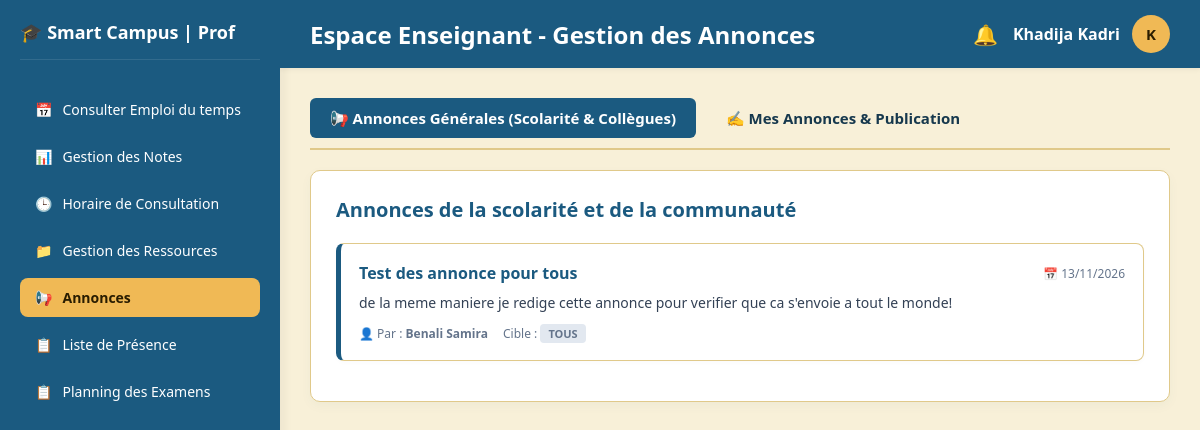
The app's page /prof_annonces.php (signed in) with its own data.
### tables this page shows
CREATE TABLE `annonce` (
  `id_Anm` int(11) NOT NULL,
  `id_user` varchar(100) NOT NULL,
  `titre` varchar(150) NOT NULL,
  `det` text NOT NULL,
  `Date_Pub` date NOT NULL,
  `cible` enum('tous','etudiants','profs','scolarite') NOT NULL DEFAULT 'tous',
  `id_Sec` int(11) DEFAULT NULL,
  `image` varchar(255) DEFAULT NULL
);

CREATE TABLE `user` (
  `id_user` varchar(100) NOT NULL,
  `nom` varchar(50) NOT NULL,
  `prenom` varchar(50) NOT NULL,
  `email` varchar(100) NOT NULL,
  `mdP` varchar(255) NOT NULL,
  `role` enum('etudiant','prof','scolarite') NOT NULL
);

### prof_annonces.php (the view, shortened to what this page needs)
<?php
$host = 'localhost';
$db   = 'smart_campus';
$user = 'root';
$pass = '';
$id_user_session = $_SESSION['id_user'];
$nom_prof = $_SESSION['nom'] ?? 'Enseignant';
$prenom_prof = $_SESSION['prenom'] ?? '';
$tab = $_GET['tab'] ?? 'general';
try {
    $pdo = new PDO("mysql:host=$host;dbname=$db;charset=utf8mb4", $user, $pass);
    $pdo->setAttribute(PDO::ATTR_ERRMODE, PDO::ERRMODE_EXCEPTION);
    $stmt_general = $pdo->prepare("
        SELECT a.*, u.nom, u.prenom, sec.nom_sec, sp.NomSp, sp.annee
        FROM annonce a
        LEFT JOIN user u ON a.id_user = u.id_user
        LEFT JOIN section sec ON a.id_Sec = sec.id_Sec
        LEFT JOIN specialite sp ON sec.id_sp = sp.id_sp
        WHERE a.id_user != ? AND (a.cible = 'tous' OR a.cible = 'profs')
        ORDER BY a.Date_Pub DESC
    ");
    $stmt_general->execute([$id_user_session]);
    $annonces_generales = $stmt_general->fetchAll(PDO::FETCH_ASSOC);
} catch (Exception $e) {
    $error = "Erreur : " . $e->getMessage();
}
?>
<!DOCTYPE html>
<html lang="fr">
<head>
</head>
<body>
    <div class="sidebar">
        <div class="sidebar-top">
            <div class="logo-area"><span>🎓 Smart Campus | Prof</span></div>
            <div class="menu">
                <a href="prof_dashboard.php" class="menu-item"><span>📅</span> Consulter Emploi du temps</a>
                <a href="prof_gestion_notes.php" class="menu-item"><span>📊</span> Gestion des Notes</a>
                <a href="prof_horaires_consultation.php" class="menu-item"><span>🕒</span> Horaire de Consultation</a>
                <a href="prof_ressources_pedagogiques.php" class="menu-item"><span>📁</span> Gestion des Ressources</a>
                <a href="prof_annonces.php" class="menu-item active"><span>📢</span> Annonces</a>
                <a href="prof_presence.php" class="menu-item "><span>📋</span> Liste de Présence</a>
                <a href="prof_planning_examens.php" class="menu-item"><span>📋</span> Planning des Examens</a>
            </div>
        </div>
    </div>
    <div class="main-content">
        <div class="top-navbar">
            <h2>Espace Enseignant - Gestion des Annonces</h2>
            <div style="display: flex; align-items: center; gap: 15px;">
                <div class="notif-menu-container" onclick="toggleNotifMenu(event)">
                    <div style="font-size: 20px; position: relative;">
                        🔔
                    </div>
                </div>
                <div class="user-menu-container" onclick="toggleUserMenu(event)">
                    <div class="user-profile">
                        <span><strong><?php echo htmlspecialchars($prenom_prof . ' ' . $nom_prof); ?></strong></span>
                        <div class="user-avatar"><?php echo strtoupper(substr($prenom_prof, 0, 1)); ?></div>
                    </div>
                </div>
            </div>
        </div>
        <div class="content-body">
            <div class="tabs-nav">
                <a href="prof_annonces.php?tab=general" class="tab-btn <?php echo ($tab == 'general') ? 'active' : ''; ?>">📢 Annonces Générales (Scolarité & Collègues)</a>
                <a href="prof_annonces.php?tab=mes_annonces" class="tab-btn <?php echo ($tab == 'mes_annonces') ? 'active' : ''; ?>">✍️ Mes Annonces & Publication</a>
            </div>
            <?php if ($tab == 'general'): ?>
                <div class="card">
                    <h3 class="page-title">Annonces de la scolarité et de la communauté</h3>
                    <?php if (!empty($annonces_generales)): ?>
                        <?php foreach ($annonces_generales as $ann): ?>
                            <div class="annonce-box">
                                <div class="annonce-content">
                                    <div class="annonce-header">
                                        <span class="annonce-title"><?php echo htmlspecialchars($ann['titre']); ?></span>
                                        <span class="annonce-date">📅 <?php echo date('d/m/Y', strtotime($ann['Date_Pub'])); ?></span>
                                    </div>
                                    <div class="annonce-details"><?php echo nl2br(htmlspecialchars($ann['det'])); ?></div>
                                    <div class="annonce-footer">
                                        <span>👤 Par : <strong><?php echo htmlspecialchars(($ann['nom'] ?? 'Scolarité/Admin') . ' ' . ($ann['prenom'] ?? '')); ?></strong></span>
                                        <span>Cible : <span class="badge-cible"><?php echo htmlspecialchars($ann['cible']); ?></span></span>
                                    </div>
                                </div>
                            </div>
                        <?php endforeach; ?>
                    <?php else: ?>
                        <p style="color: #777; text-align: center; padding: 20px;">Aucune annonce générale pour le moment.</p>
                    <?php endif; ?>
                </div>
            <?php endif; ?>
        </div>
    </div>
</body>
</html>

### prof_annonces.php (style rules this page uses)
:root { --header: #1B5A80; --menu: #226B94; --on-blue: #FFFFFF; --accent: #F0B955; --on-accent: #2A1D00; --bg: #F8F0D8; --card: #FFFFFF; --border: #E0C98A; --text: #16384D; --error: #A8162A; --on-error: #FFFFFF; }
* { box-sizing: border-box; margin: 0; padding: 0; font-family: 'Segoe UI', Tahoma, Geneva, Verdana, sans-serif; }
body { background-color: var(--bg); color: var(--text); display: flex; height: 100vh; overflow: hidden; }
.sidebar { width: 280px; background-color: var(--header); display: flex; flex-direction: column; justify-content: space-between; padding: 20px; box-shadow: 4px 0 10px rgba(0,0,0,0.05); }
.logo-area { color: var(--on-blue); font-size: 18px; font-weight: bold; margin-bottom: 30px; padding-bottom: 15px; border-bottom: 1px solid rgba(255,255,255,0.1); }
.menu { display: flex; flex-direction: column; gap: 8px; }
.menu-item { background-color: transparent; color: var(--on-blue); padding: 10px 15px; border-radius: 8px; text-decoration: none; font-size: 14px; font-weight: 500; display: flex; align-items: center; gap: 10px; transition: background 0.2s; }
.menu-item:hover, .menu-item.active { background-color: var(--accent); color: var(--on-accent); font-weight: 600; }
.main-content { flex: 1; display: flex; flex-direction: column; overflow-y: auto; }
.top-navbar { background-color: var(--header); color: var(--on-blue); padding: 15px 30px; display: flex; justify-content: space-between; align-items: center; box-shadow: 0 2px 5px rgba(0,0,0,0.05); }
.content-body { padding: 30px; max-width: 1200px; margin: 0 auto; width: 100%; }
.card { background-color: var(--card); border: 1px solid var(--border); border-radius: 10px; padding: 25px; box-shadow: 0 4px 12px rgba(27,90,128,0.04); margin-bottom: 25px; }
.page-title { color: var(--header); font-size: 20px; font-weight: 700; margin-bottom: 20px; }
.tabs-nav { display: flex; gap: 10px; margin-bottom: 20px; border-bottom: 2px solid var(--border); padding-bottom: 10px; }
.tab-btn { background: none; border: none; padding: 10px 20px; font-size: 15px; font-weight: 600; cursor: pointer; color: var(--text); border-radius: 6px; transition: 0.2s; text-decoration: none; }
.tab-btn.active { background-color: var(--header); color: var(--on-blue); }
.annonce-box { background: #fff; border: 1px solid var(--border); border-left: 5px solid var(--header); border-radius: 8px; padding: 18px; margin-bottom: 15px; box-shadow: 0 2px 5px rgba(0,0,0,0.02); display: flex; gap: 20px; align-items: flex-start; }
.annonce-content { flex: 1; }
.annonce-header { display: flex; justify-content: space-between; align-items: center; margin-bottom: 8px; }
.annonce-title { font-size: 16px; font-weight: 700; color: var(--header); }
.annonce-date { font-size: 12px; color: #64748b; }
.annonce-details { font-size: 14px; color: #334155; line-height: 1.5; margin-bottom: 12px; }
.annonce-footer { display: flex; gap: 15px; font-size: 12px; color: #64748b; align-items: center; }
.badge-cible { background: #e2e8f0; padding: 2px 8px; border-radius: 4px; font-weight: 600; text-transform: uppercase; font-size: 11px; }
.user-menu-container, .notif-menu-container { position: relative; display: inline-block; cursor: pointer; }
.user-profile { display: flex; align-items: center; gap: 12px; }
.user-avatar { width: 38px; height: 38px; background-color: var(--accent); color: var(--on-accent); border-radius: 50%; display: flex; align-items: center; justify-content: center; font-weight: bold; font-size: 15px; }

### records on screen
annonce: titre "Test des annonce pour tous", Date_Pub "13/11/2026", det "de la meme maniere je redige cette annonce pour verifier que ca s'envoie a tout le monde!", id_user.prenom "Benali Samira", cible "TOUS"

### other values on screen
$prenom_prof . ' ' . $nom_prof "Khadija Kadri"
substr($prenom_prof, 0, 1) "K"
